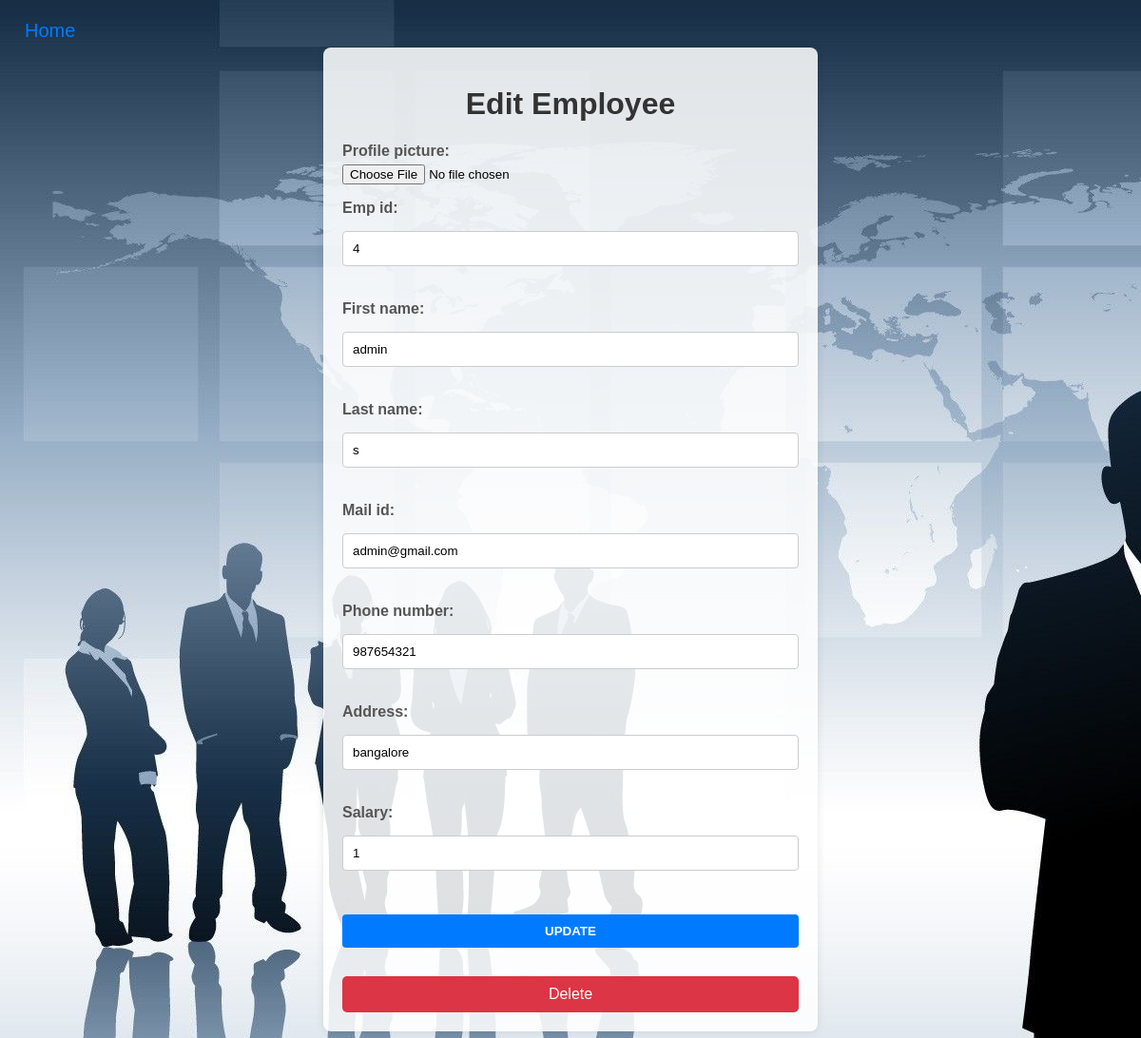
Page /edit_employee/2/ (signed in) on the committed database.
### shopapp/models.py (models this page shows, shortened)
class Employee(models.Model):
    user = models.OneToOneField(User, on_delete=models.CASCADE, null=True, blank=True)
    emp_id = models.CharField(max_length=10)
    first_name = models.CharField(max_length=100)
    last_name = models.CharField(max_length=100)
    address = models.CharField(max_length=100)
    phone_number = models.BigIntegerField()
    salary = models.BigIntegerField()
    mail_id = models.EmailField()
    profile_picture = models.ImageField(upload_to='profile', blank=True, null=True)

### shopapp/views.py (the view)
# urls.py: path('edit_employee/<int:pk>/',views.edit_employee,name='edit_employee'),
@login_required(login_url='login')
def edit_employee(request,pk):
    if request.method == 'POST':
        res = Employee.objects.get(id=pk)
        form = EmployeeForm(request.POST,instance=res)
        if form.is_valid():
            form.save()
            return redirect('emp_management')
    else:
        res = Employee.objects.get(id=pk)
        form = EmployeeForm(instance=res)
    return render(request,'edit_employee.html',{'form':form,'res':res})

### shopapp/forms.py (shortened to what this page needs)
class EmployeeForm(forms.ModelForm):
    class Meta:
        model = Employee
        fields = ['profile_picture','emp_id','first_name','last_name','mail_id','phone_number','address','salary']

### templates/edit_employee.html (shortened to what this page needs)
<!-- {% load static %}
<!DOCTYPE html>
<html lang="en">
<head>
    <meta charset="UTF-8">
    <meta name="viewport" content="width=device-width, initial-scale=1.0">
    <title>edit Employee</title>
    <style>
        body {
            font-family: Arial, sans-serif;
            background: url("{% static 'images/emp.jpg' %}");
            background-color: #f4f4f9;
            margin: 0;
            padding: 0;
        }
        .container {
            width: 50%;
            margin: 50px auto;
            padding: 20px;
            background-color: #ffffffdd;
            box-shadow: 0 0 10px rgba(0, 0, 0, 0.1);
            border-radius: 8px;
        }
        h1 {
            text-align: center;
            color: #333;
        }
        label {
            display: block;
            margin: 10px 0 5px;
            font-weight: bold;
            color: #555;
        }
        input[type="text"], input[type="submit"] {
            width: 100%;
            padding: 10px;
            margin: 10px 0 20px;
            border: 1px solid #ccc;
            border-radius: 4px;
        }
        input[type="submit"] {
            background-color: #007bff;
            color: #fff;
            border: none;
            cursor: pointer;
            font-weight: bold;
        }
        input[type="submit"]:hover {
            background-color: #0056b3;
        }
        .form-group {
            margin-bottom: 15px;
        }
    </style>
</head>
<body>
    <div class="container">
        <h1>edit Employee</h1>
        <form action="" method="POST" enctype="multipart/form-data">
            {% csrf_token %}
            {{ form.as_p }}
            <input type="submit" value="UPDATE">
            <a href="{% url 'delete_employee' pk=res.id %}" onclick="return confirmDelete();">Delete</a>
        </form>
    </div>
    <script>
        function confirmDelete() {
            return confirm('Are you sure you want to delete this employee?');
        }
    </script>
</body>
</html> -->
{% load static %}
<!DOCTYPE html>
<html lang="en">
<head>
</head>
<body>
    <button class="home-button"><a href="{% url 'admin_dashboard' %}"> Home</a></button>
    <div class="container">
        <h1>Edit Employee</h1>
        <form action="" method="POST" enctype="multipart/form-data">
            {{ form.as_p }}
            <input type="submit" value="UPDATE">
            <a href="{% url 'delete_employee' pk=res.id %}" class="delete-link" onclick="return confirmDelete();">Delete</a>
        </form>
    </div>
</body>
</html>

### rows in the picture
Employee: emp_id "4", first_name "admin", last_name "s", mail_id "admin@gmail.com", phone_number "987654321", address "bangalore", salary "1"
